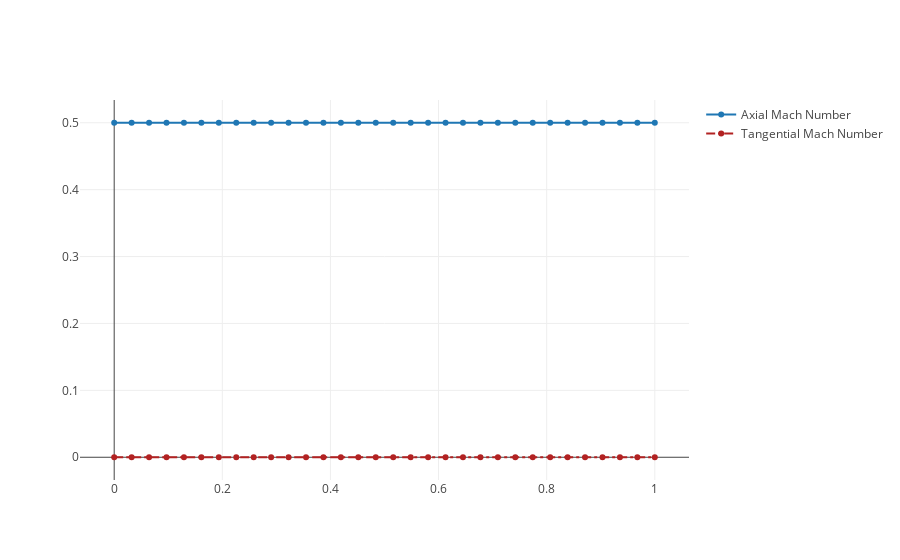

The notebook cell saved with this chart:
### Code cell
plotly.express.line(
    flow_data,
    x='radius',
    y=['M_x','M_theta'],
    labels={'x':'radius', 'y': 'Flow Velocity [-]'}, title = 'Velocity Profile')

fig = go.Figure()
#fig = go.Figure(layout=layout)
fig.add_trace(go.Scatter(x=flow_data['radius'], y = flow_data['M_x'],
                        mode='lines+markers', name = 'Axial Mach Number'))
fig.add_trace(go.Scatter(x=flow_data['radius'], y = flow_data['M_theta'],
                        mode='lines+markers', name = 'Tangential Mach Number',
                        line=dict(color='firebrick',width=2,dash='dashdot')))

### Figure 1 — Plotly figure (JSON) as saved in the notebook; plotly's stock layout.template omitted (floating-point values rounded to 4 significant figures)
{"data": [{"mode": "lines+markers", "name": "Axial Mach Number", "type": "scatter", "x": [0, 0.03226, 0.06452, 0.09677, 0.129, 0.1613, 0.1935, 0.2258, 0.2581, 0.2903, 0.3226, 0.3548, 0.3871, 0.4194, 0.4516, 0.4839, 0.5161, 0.5484, 0.5806, 0.6129, 0.6452, 0.6774, 0.7097, 0.7419, 0.7742, 0.8065, 0.8387, 0.871, 0.9032, 0.9355, 0.9677, 1], "y": [0.5, 0.5, 0.5, 0.5, 0.5, 0.5, 0.5, 0.5, 0.5, 0.5, 0.5, 0.5, 0.5, 0.5, 0.5, 0.5, 0.5, 0.5, 0.5, 0.5, 0.5, 0.5, 0.5, 0.5, 0.5, 0.5, 0.5, 0.5, 0.5, 0.5, 0.5, 0.5]}, {"line": {"color": "firebrick", "dash": "dashdot", "width": 2}, "mode": "lines+markers", "name": "Tangential Mach Number", "type": "scatter", "x": [0, 0.03226, 0.06452, 0.09677, 0.129, 0.1613, 0.1935, 0.2258, 0.2581, 0.2903, 0.3226, 0.3548, 0.3871, 0.4194, 0.4516, 0.4839, 0.5161, 0.5484, 0.5806, 0.6129, 0.6452, 0.6774, 0.7097, 0.7419, 0.7742, 0.8065, 0.8387, 0.871, 0.9032, 0.9355, 0.9677, 1], "y": [0, 0, 0, 0, 0, 0, 0, 0, 0, 0, 0, 0, 0, 0, 0, 0, 0, 0, 0, 0, 0, 0, 0, 0, 0, 0, 0, 0, 0, 0, 0, 0]}], "layout": {"autosize": true, "xaxis": {"autorange": true, "range": [-0.06367, 1.064], "type": "linear"}, "yaxis": {"autorange": true, "range": [-0.04126, 0.5413], "type": "linear"}}}
